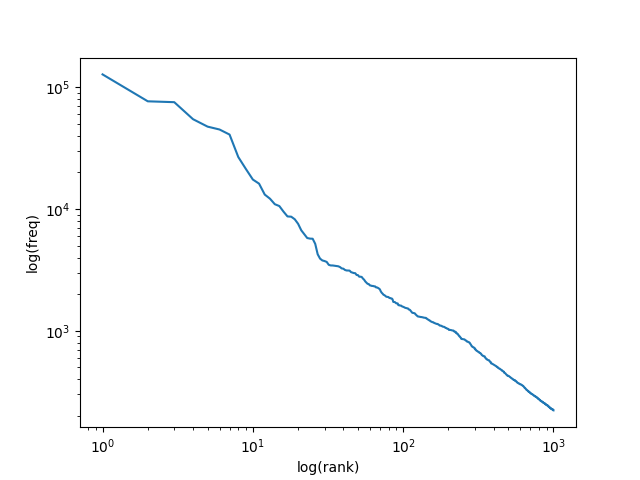

Write Python code to recreate this figure.
# -*- coding: utf-8 -*-
# 문제 2. matplotlib을 활용하여 각 단어의 출현 횟수 순위(x축) 와 각 단어의 출현 횟수 (y축)를 log scale에서 출력하고, 지프의 법칙을 따르는지 확인하기
__author__ = 'JudePark'
__email__ = 'judepark@kookmin.ac.kr'
__repository__ = 'https://github.com/JudePark96/2020-datascience-kmu-wordcount'


import matplotlib.pyplot as plt
import math
import sys


freqs = [int(line.split('\t')[1].strip()) for line in sys.stdin]
n = 1000
ranks = range(1, n+1)

# 그래프 그리기
plt.plot(ranks, freqs)
plt.xlabel('log(rank)')
plt.ylabel('log(freq)')
plt.yscale('log')
plt.xscale('log')
plt.savefig('./result.png')
# plt.show() 서버에서 돌리면 안됨.

# $$ n = ck^{-s} $$
# y = freq, x = rank
# log 를 취함.
ys, xs = list(map(math.log, freqs)), list(map(math.log, ranks))
sxy, sx, sy = 0, 0, 0

length = len(xs)
ex = sum(xs) / length
ey = sum(ys) / length
for x, y in zip(xs, ys):
    nx = x - ex
    ny = y - ey
    sxy += nx * ny
    sx += nx * nx
    sy += ny * ny

s = sxy / sx
c = ey + s * ex


print('c = {}'.format(c))
print('s = {}'.format(s))
